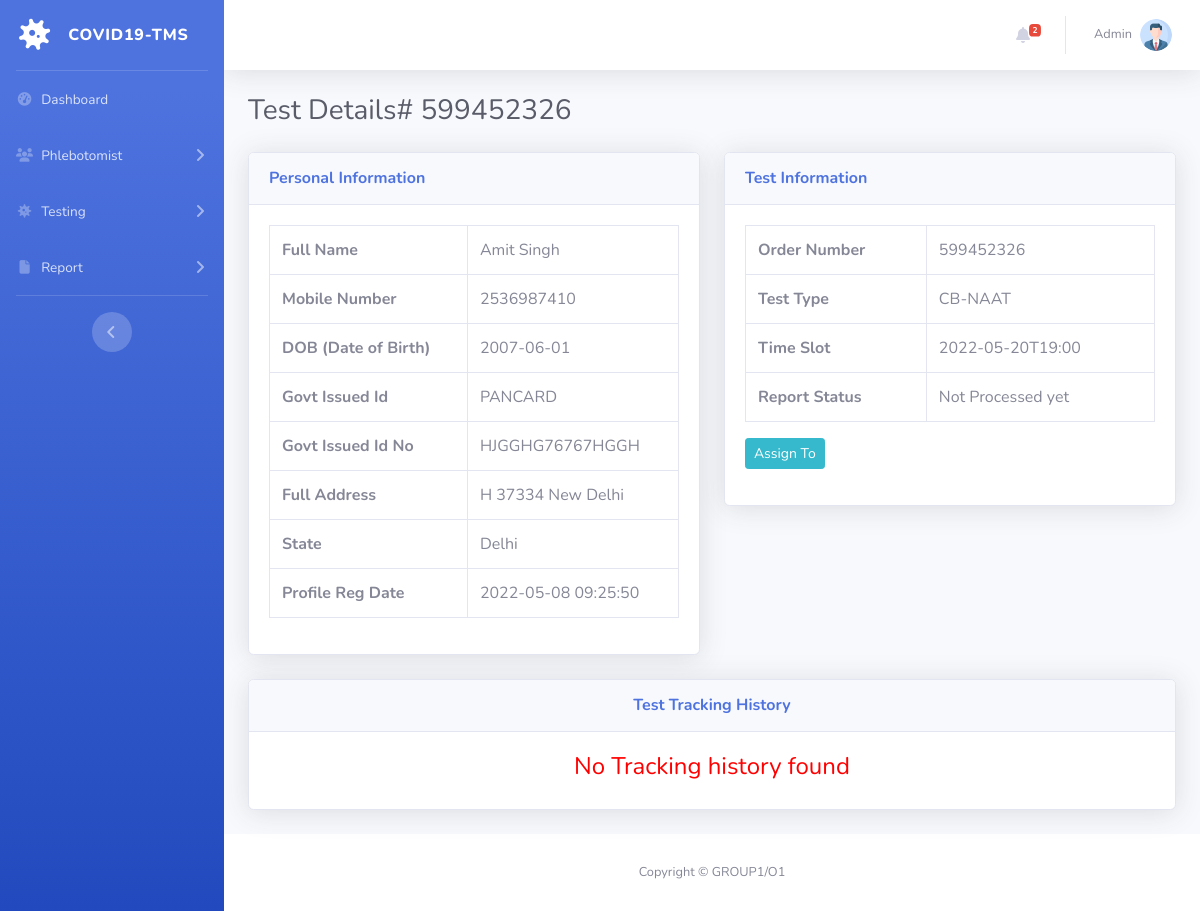
The app's page /test-details.php?tid=6&&oid=599452326 (signed in) with its own data.
### tables this page shows
CREATE TABLE `tbltestrecord` (
  `id` int(11) NOT NULL,
  `OrderNumber` bigint(14) DEFAULT NULL,
  `PatientMobileNumber` bigint(14) DEFAULT NULL,
  `TestType` varchar(100) DEFAULT NULL,
  `TestTimeSlot` varchar(120) DEFAULT NULL,
  `ReportStatus` varchar(100) DEFAULT NULL,
  `FinalReport` varchar(150) DEFAULT NULL,
  `ReportUploadTime` varchar(200) DEFAULT NULL,
  `RegistrationDate` timestamp NULL DEFAULT current_timestamp(),
  `AssignedtoEmpId` varchar(150) DEFAULT NULL,
  `AssigntoName` varchar(180) DEFAULT NULL,
  `AssignedTime` varchar(100) DEFAULT NULL
);

CREATE TABLE `tblpatients` (
  `id` int(11) NOT NULL,
  `FullName` varchar(120) DEFAULT NULL,
  `MobileNumber` bigint(12) DEFAULT NULL,
  `DateOfBirth` date DEFAULT NULL,
  `GovtIssuedId` varchar(150) DEFAULT NULL,
  `GovtIssuedIdNo` varchar(150) DEFAULT NULL,
  `FullAddress` varchar(255) DEFAULT NULL,
  `State` varchar(200) DEFAULT NULL,
  `RegistrationDate` timestamp NOT NULL DEFAULT current_timestamp()
);

### test-details.php (the view, shortened to what this page needs)
<?php session_start();
include_once('includes/config.php');
if (strlen($_SESSION['aid']==0)) {
  header('location:logout.php');
  } else{
?>
<!DOCTYPE html>
<html lang="en">
<head>
    <link href="vendor/fontawesome-free/css/all.min.css" rel="stylesheet" type="text/css">
    <link href="css/sb-admin-2.min.css" rel="stylesheet">
</head>
<body id="page-top">
    <div id="wrapper">
<?php include_once('includes/sidebar.php');?>
        <div id="content-wrapper" class="d-flex flex-column">
            <div id="content">
          <?php include_once('includes/topbar.php');?>
                <div class="container-fluid">
                    <h1 class="h3 mb-4 text-gray-800">Test Details# <?php echo intval($_GET['oid']);?></h1>
<div class="row">
<?php
$testid=intval($_GET['tid']);
$query=mysqli_query($con,"select * from tbltestrecord
join tblpatients on tblpatients.MobileNumber=tbltestrecord.PatientMobileNumber
where  tbltestrecord.id='$testid'");
while($row=mysqli_fetch_array($query)){
    ?>
                        <div class="col-lg-6">
                            <div class="card shadow mb-4">
                                <div class="card-header py-3">
                                    <h6 class="m-0 font-weight-bold text-primary">Personal Information</h6>
                                </div>
                                <div class="card-body">
 <table class="table table-bordered"  width="100%" cellspacing="0">
    <tr>
    <th>Full Name</th>
    <td><?php echo $row['FullName'];?></td>
    </tr>
     <tr>
    <th>Mobile Number</th>
    <td><?php echo $row['MobileNumber'];?></td>
    </tr>
     <tr>
    <th>DOB (Date of Birth)</th>
    <td><?php echo $row['DateOfBirth'];?></td>
    </tr>
     <tr>
    <th>Govt Issued Id</th>
    <td><?php echo $row['GovtIssuedId'];?></td>
    </tr>
     <tr>
    <th>Govt Issued Id No</th>
    <td><?php echo $row['GovtIssuedIdNo'];?></td>
    </tr>
     <tr>
    <th>Full Address</th>
    <td><?php echo $row['FullAddress'];?></td>
    </tr>
    <tr>
    <th>State</th>
    <td><?php echo $row['State'];?></td>
    </tr>
    <tr>
    <th>Profile Reg Date</th>
    <td><?php echo $row['RegistrationDate'];?></td>
    </tr>
 </table>
                                </div>
                            </div>
                        </div>
                         <div class="col-lg-6">
                            <div class="card shadow mb-4">
                                <div class="card-header py-3">
                                    <h6 class="m-0 font-weight-bold text-primary">Test Information</h6>
                                </div>
                                <div class="card-body">
 <table class="table table-bordered"  width="100%" cellspacing="0">
    <tr>
    <th>Order Number</th>
    <td><?php echo $row['OrderNumber'];?></td>
    </tr>
    <tr>
    <th>Test Type</th>
    <td><?php echo $row['TestType'];?></td>
    </tr>
    <tr>
    <th>Time Slot</th>
    <td><?php echo $row['TestTimeSlot'];?></td>
    </tr>
 <tr>
    <th>Report Status</th>
    <td><?php if($row['ReportStatus']==''):
              echo "Not Processed yet";
          else:
           echo $row['ReportStatus'];
          endif;
    ?></td>
    </tr>
</table>
<?php if($row['AssignedtoEmpId']==''):
    ?>
        <div class="form-group">
      <button type="button" class="btn btn-info btn-sm" data-toggle="modal" data-target="#assignto">Assign To</button>
            </div>
<?php else:
$rstatus=$row['ReportStatus'];
if($rstatus=='Assigned' || $rstatus=='On the Way for Collection' || $rstatus=='Sample Collected' || $rstatus=='Sent to Lab'):?>
<button type="button" class="btn btn-info btn-sm" data-toggle="modal" data-target="#takeaction">Take Action</button>
<?php
endif;
endif;?>
                                </div>
                            </div>
                        </div>
                    </div>
                <?php } ?>
<?php
$orderid=intval($_GET['oid']);
$ret=mysqli_query($con,"select * from tblreporttracking
join tbladmin on tbladmin.ID=tblreporttracking.RemarkBy
where tblreporttracking.OrderNumber='$orderid'");
$num=mysqli_num_rows($ret);
?>
<div class="row">
                         <div class="col-lg-12">
                            <div class="card shadow mb-4">
                                <div class="card-header py-3">
                                    <h6 class="m-0 font-weight-bold text-primary" align="center">Test  Tracking History</h6>
                                </div>
                                <div class="card-body">
<?php if($num>0){
?>
 <table class="table table-bordered"  width="100%" cellspacing="0">
<tr>
    <th>Remark</th>
    <th>Status</th>
    <th>Remark Date</th>
    <th>Remark By</th>
<?php while($result=mysqli_fetch_array($ret)){?>
</tr>
    <tr>
    <td><?php echo $result['Remark'];?></td>
    <td><?php echo $result['Status'];?></td>
    <td><?php echo $result['PostingTime'];?></td>
    <td><?php echo $result['AdminName'];?></td>
    </tr>
<?php } ?>
</table>
         <?php
     } else { ?>
<h4 align="center" style="color:red"> No Tracking history found </h4>
         <?php } ?>
                                </div>
                            </div>
                        </div>
                    </div>
                </div>
            </div>
           <?php include_once('includes/footer.php');?>
        </div>
    </div>
</body>
</html>
<?php } ?>

### includes/topbar.php (shortened to what this page needs)
      <nav class="navbar navbar-expand navbar-light bg-white topbar mb-4 static-top shadow">
            <?php if($_SESSION['aid']):?>
                    <ul class="navbar-nav ml-auto">
<?php $query=mysqli_query($con,"select * from tbltestrecord where ReportStatus is null");
$count=mysqli_num_rows($query);
?>
                        <li class="nav-item dropdown no-arrow mx-1">
                            <a class="nav-link dropdown-toggle" href="#" id="alertsDropdown" role="button"
                                data-toggle="dropdown" aria-haspopup="true" aria-expanded="false">
                                <i class="fas fa-bell fa-fw"></i>
                                <span class="badge badge-danger badge-counter"><?php echo $count;?></span>
                            </a>
                        </li>
                        <li class="nav-item dropdown no-arrow">
                            <a class="nav-link dropdown-toggle" href="#" id="userDropdown" role="button"
                                data-toggle="dropdown" aria-haspopup="true" aria-expanded="false">
                <?php
$adid=$_SESSION['aid'];
$ret1=mysqli_query($con,"select AdminName from tbladmin where ID='$adid'");
while($row1=mysqli_fetch_array($ret1)){
?>
                                <span class="mr-2 d-none d-lg-inline text-gray-600 small"><?php  echo $row1['AdminName'];?></span>
                           <?php } ?>
                                <img class="img-profile rounded-circle"
                                    src="img/profile.png">
                            </a>
                        </li>
                    </ul>
                <?php endif;?>
                </nav>

### records on screen
tbltestrecord: tblpatients.FullName "Amit Singh", tblpatients.MobileNumber "2536987410", tblpatients.DateOfBirth "2007-06-01", tblpatients.GovtIssuedId "PANCARD", tblpatients.GovtIssuedIdNo "HJGGHG76767HGGH", tblpatients.FullAddress "H 37334 New Delhi", tblpatients.State "Delhi", tblpatients.RegistrationDate "2022-05-08 09:25:50", OrderNumber "599452326", TestType "CB-NAAT", TestTimeSlot "2022-05-20T19:00", shows "Not Processed yet", shows "Assign To"

### other values on screen
$count "2"
$row1['AdminName'] "Admin"
$_GET['oid'] "599452326"
